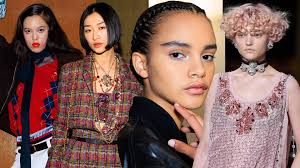
#> input picture Faces1.jpg, 300 x 168 px
$ python Face_Detection.py
#> lines starting #> are read from the running program, lines starting #| are printed output that depends on the picture
import cv2
from matplotlib import pyplot as plt

# Opening image
img = cv2.imread("Faces1.jpg")
#> img is the input picture: shape (168, 300, 3); mean B, G, R 86.4, 94.1, 129

# OpenCV opens images as BRG
# but we want it as RGB We'll
# also need a grayscale version
img_gray = cv2.cvtColor(img, cv2.COLOR_BGR2GRAY)
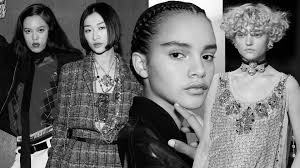
#> img_gray: shape (168, 300); min 0, max 255, mean 103.7
img_rgb = cv2.cvtColor(img, cv2.COLOR_BGR2RGB)


# Use minSize because for not
# bothering with extra-small
# dots that would look like cascade signs
cascade_data = cv2.CascadeClassifier('haarcascade_frontalface_default.xml')

found = cascade_data.detectMultiScale(img_gray,
								minSize =(20, 20))
#> found = [[80, 18, 31, 31], [19, 19, 32, 32], [230, 20, 38, 38], [147, 18, 94, 94]]

# Don't do anything if there's
# no sign
amount_found = len(found)
#> amount_found = 4

if amount_found != 0:

	# There may be more than one
	# sign in the image
	for (x, y, width, height) in found:

		# We draw a green rectangle around
		# every recognized sign
		cv2.rectangle(img_rgb, (x, y),
					(x + height, y + width),
					(0, 255, 0), 1)
#> this loop made 4 passes
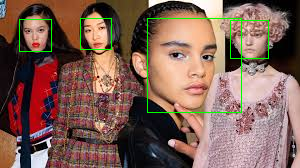
#> img_rgb: shape (168, 300, 3); mean R, G, B 127.2, 96.6, 85.2

print("No of Faces in image : ", len(found))
#| No of Faces in image :  4

# Creates the environment of
# the picture and shows it
cv2.imshow("Faces_Found", img_rgb)
cv2.waitKey(0)
cv2.destroyAllWindows()
